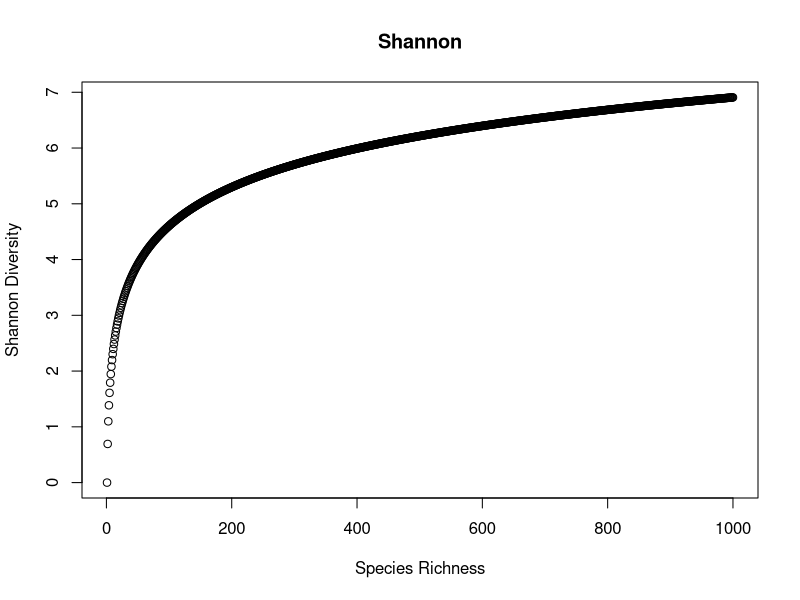
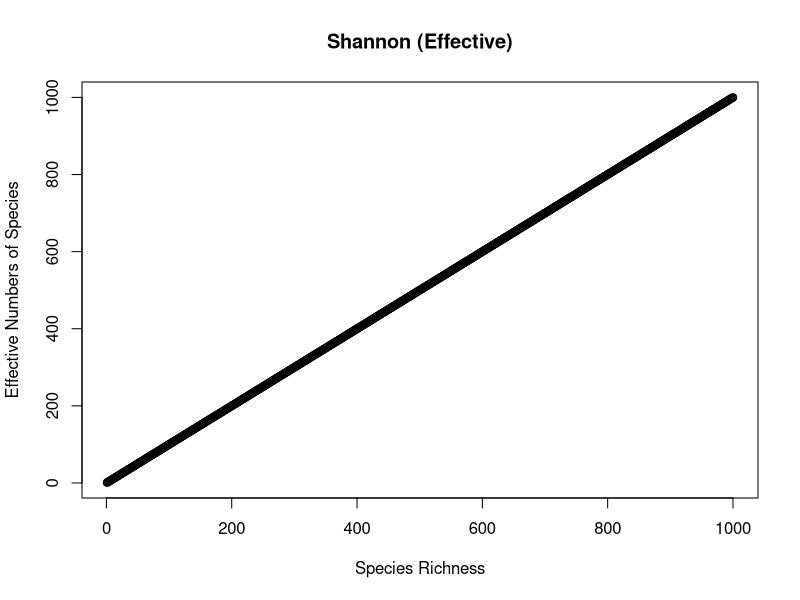
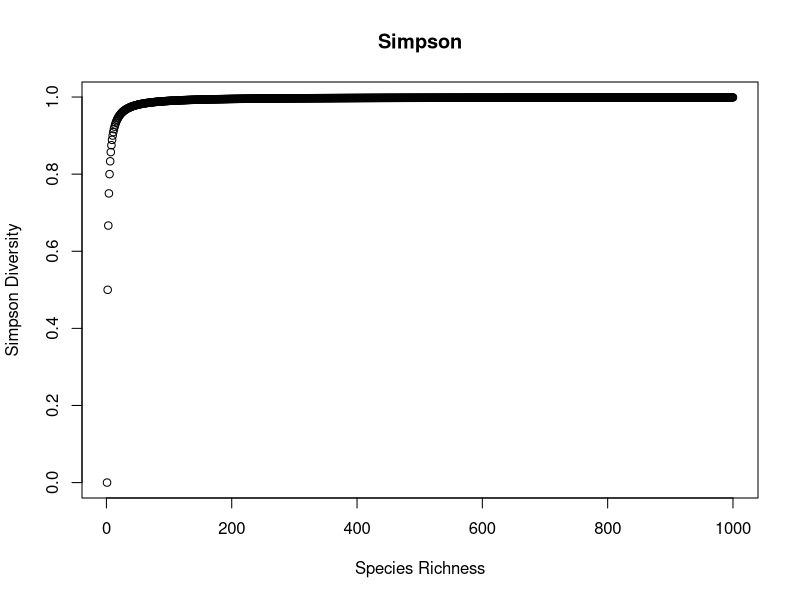
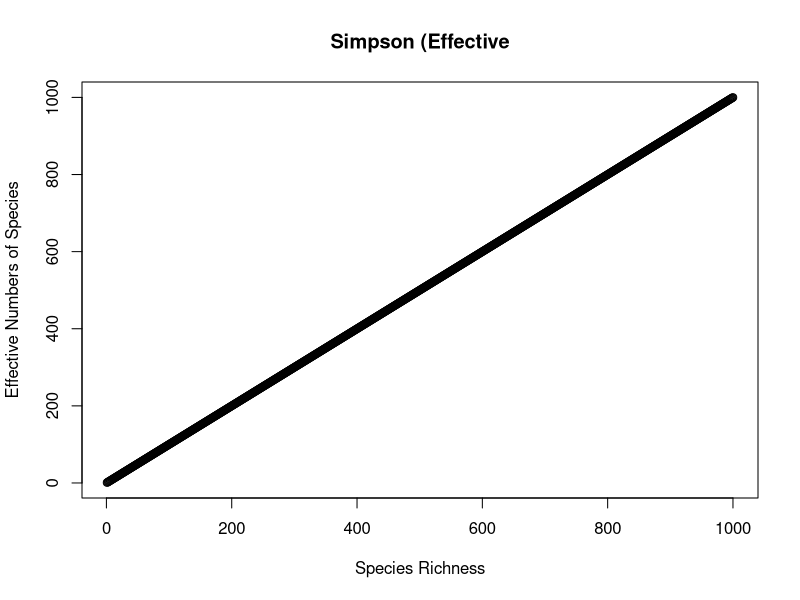
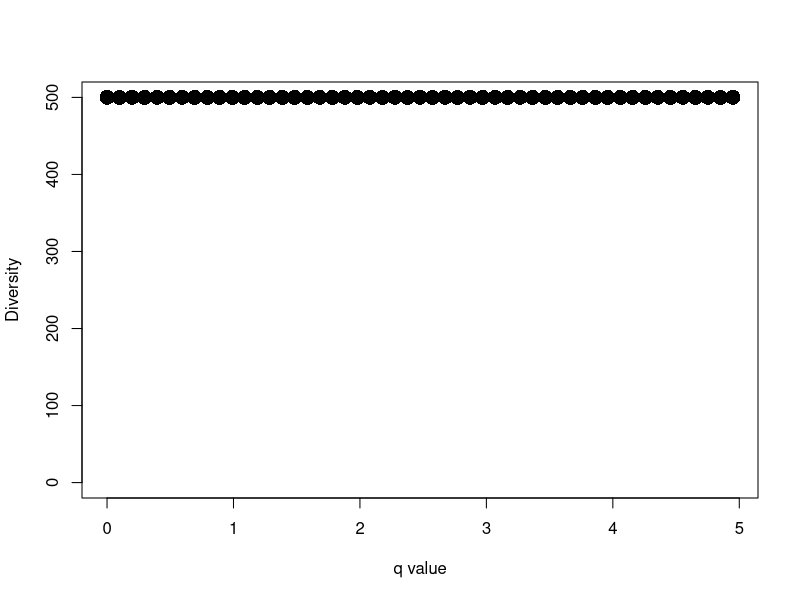
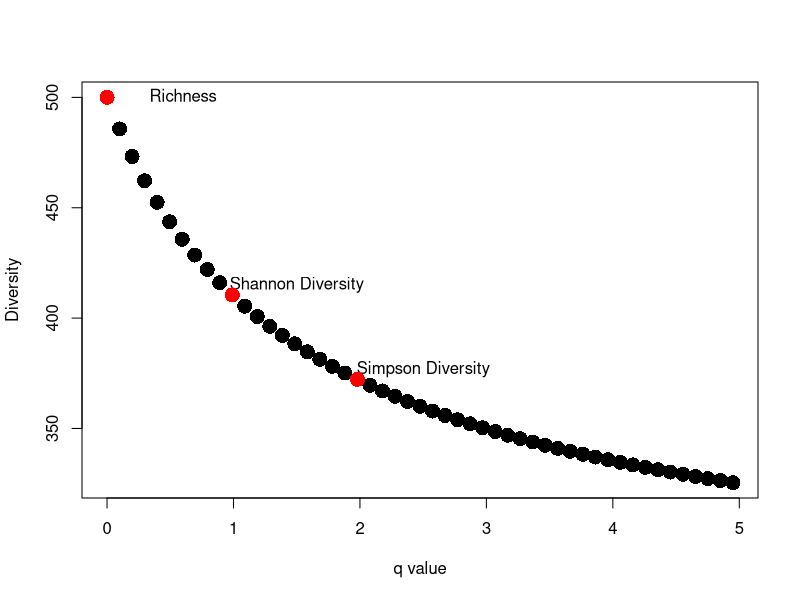
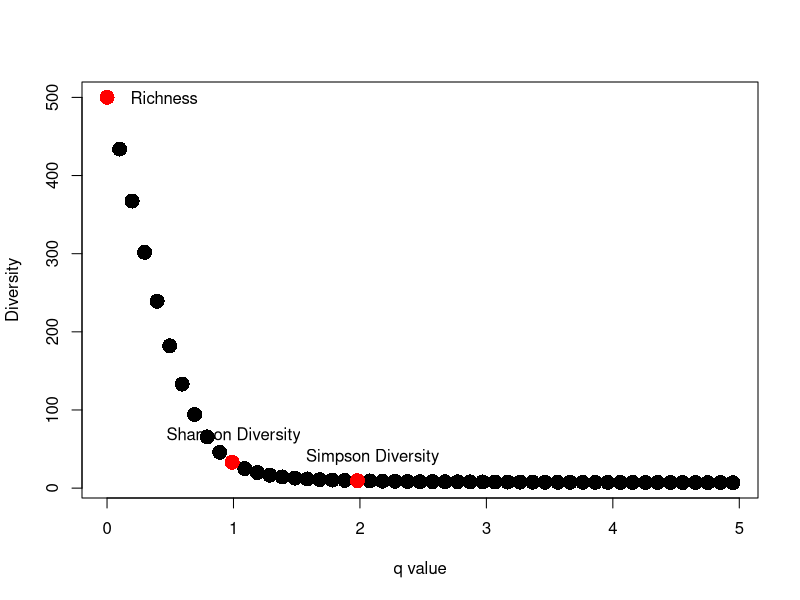

Write R code to recreate these figures, in order.
# shamelessly copied (and slightly adapted) from https://jonlefcheck.net/2012/10/23/diversity-as-effective-numbers/



# This code provides an excellent illustration of why we convert the Shannon index and Simpson index to Effective Number of Species (ENS)




# First, consider the simplest case: a community with S species, all with equal abundances A
# For community 1, S = 500 species, and A = 1 individual of each species
# For community 2, S = first 250 species from community 1, and A = 1 individuals of each species
community1=data.frame(t(rep(1,500))); colnames(community1)=paste("sp",1:500)
community2=data.frame(t(c(rep(1,250)))); colnames(community2)=paste("sp",1:250)

# Load vegan package, which contains many useful functions for calculating diversity
# install.packages("vegan")
library(vegan)

# First, let's calculate the species richness of each community using the `specnumber` function
S1=specnumber(community1); S1
S2=specnumber(community2); S2
# We know this is true because we created these two communities to have 500 and 250 species each
# Furthermore, we know that the diversity in community 2 is half that of community 1
S2==0.5*S1

# Now let's incorporate information on species abundances
# We'll begin with the commonly used Shannon index, which quantifies the uncertainty that any two species
# drawn from the community are different
# Shannon diversity ranges from 0 (total certainty) to log(S) (total uncertainty)

# Let's use function `diversity` to calculate Shannon diversity for both communities
H1=diversity(community1,index="shannon"); H1
H2=diversity(community2,index="shannon"); H2
# Community 1 has equal representation of all 500 species, so H1 should be equal to log(S)
H1==log(S1)
# Community 2 has equal represention of only 250 species, so we might expect H2 to equal half of H1
H2==0.5*H1
# Hmm...let's investigate this further

# Let's calculate Shannon diversity for all levels of species richness from S = 1 to 1000 (this will take a bit)
shannon=matrix(ncol=2,nrow=1000)
for(i in 1:1000) {
	community=data.frame(t(rep(1,i))); colnames(community)=paste("sp",1:i)
	shannon[i,1]=i
	shannon[i,2]=diversity(community,index="shannon") }
# And plot the results
plot(shannon[,1],shannon[,2],xlab="Species Richness",ylab="Shannon Diversity",main="Shannon")
# The relationship between richness and Shannon diversity is non-linear! Hence why H2 is not half of H1

# The concept of 'effective numbers' solves this issue by imposing a linear transformation on Shannon diversity
# Effective numbers are the number of equally abundant species necessary to produce the observed
# value of diversity
# Effective numbers range from 1 to S, where a value of S would indicate all species are present and
# in equal abundances

# The conversion of Shannon diversity to effective numbers is exp(H)
HE1=exp(diversity(community1,index="shannon")); HE1 # This is what we expect given what we know about Community 1
HE2=exp(diversity(community2,index="shannon")); HE2 # And this is also what we expect
# And now diversity of community 2 is exactly half of the diversity of community 1!
as.character(HE2)==as.character(0.5*HE1)
# This outcome of effective numbers is known as the 'doubling property'

# Calculate effective numbers of species (from Shannon diversity) for all levels of species richness from 1:1000
shannon_effective=matrix(ncol=2,nrow=1000)
for(i in 1:1000) {
	community=data.frame(t(rep(1,i))); colnames(community)=paste("sp",1:i)
	shannon_effective[i,1]=i
	shannon_effective[i,2]=exp(diversity(community,index="shannon")) }
plot(shannon_effective[,1],shannon_effective[,2],xlab="Species Richness",ylab="Effective Numbers of Species",main="Shannon (Effective)")
# This relationship is now linear!

# Let's use another common diversity index: Simpson diversity
# Simpson diversity is 1-probability that any two species drawn from the community are the same
# Simpson diversity ranges between 0 (100% probable) and 1 (0% probable)
# We will again use the `diversity` function from the vegan package
D1=diversity(community1,index="simpson"); D1
D2=diversity(community2,index="simpson"); D2
# YIKES! These values are nearly identical, yet we know community 2 is half as diverse as community 1!

# Again, let's calculate Simpson diversity for all levels of species richness from 1 to 1000
simpson=matrix(ncol=2,nrow=1000)
for(i in 1:1000) {
	community=data.frame(t(rep(100,i))); colnames(community)=paste("sp",1:i)
	simpson[i,1]=i
	simpson[i,2]=diversity(community,index="simpson") }
plot(simpson[,1],simpson[,2],xlab="Species Richness",ylab="Simpson Diversity",main="Simpson")
# Non-linear relationships saturates at very low levels of richness, leading to the misleading
# values from our two communities

# Once again, effective numbers to the resuce!
# The conversion of Simpson diversity to effective numbers is 1/1-D
DE1=1/(1-D1); DE1
DE2=1/(1-D2); DE2
# The metric produces the same values of diversity as Shannon diversity: this is because abundances are equal
DE2==0.5*DE1 # And, as we expected, diversity in community 2 is half of that in community 1

# Calculate effective numbers of species (from Simpson diversity) for all levels of species richness from 1:1000
simpson_effective=matrix(ncol=2,nrow=1000)
for(i in 1:1000) {
	community=data.frame(t(rep(100,i))); colnames(community)=paste("sp",1:i)
	simpson_effective[i,1]=i
	simpson_effective[i,2]=1/(1-diversity(community,index="simpson")) }
plot(simpson_effective[,1],simpson_effective[,2],xlab="Species Richness",ylab="Effective Numbers of Species",main="Simpson (Effective")
# Like the conversion of Shannon diversity, effective numbers from Simpson diversity yields a linear relationship
# with species richness

# Both Shannon and Simpson diversity are special cases entropy = the measure of disorder in a system
# (more disorder = more diversity)
# There is a general equation for entropy from which Shannon and Simpson diversity are derived
# This equation has a parameter `q` that defines its sensitivity to rare species
# Low values of q favor rare species, high values of q favor abundant species
# When q = 0, diversity = S (richness), because rare species are treated the same as abundant ones

# The following function `divprof` calculates the diversity from this equation along a continuum of q values,
# creating what is called a 'diversity profile'
# Diversity profiles allow you to gauge the relative contribution of rare species to diversity your system
divprof=function(community) {
	cbind(
		seq(0,5,by=0.099),
		unlist(lapply(seq(0,5,by=0.099),function(q) sum(apply(community,1,function(x) (x/sum(x))^q))^(1/(1-q))))) }

# Let's apply function `divprof` to our community of species with equal abundances
community1.divprof=divprof(community1)
plot(community1.divprof[,1],community1.divprof[,2],ylim=c(0,500),pch=16,cex=2,xlab="q value",ylab="Diversity")
# Not very interesting, since there are neither rare nor abundant species--every species is present in equal numbers,
# and therefore diversity is the same at all levels of q

# Let's create a new community of where abundances of S = 500 species are randomly sampled between 1 - 1000
set.seed(9)
community3=data.frame(t(sample(1:1000,500))); colnames(community3)=paste("sp",1:500)
# Apply function `divprof` to this community
community3.divprof=divprof(community3)
plot(community3.divprof[,1],community3.divprof[,2],pch=16,cex=2,xlab="q value",ylab="Diversity")
# Where q=0, diversity is species richness
text(0.6,501,labels=c("Richness"))
points(community3.divprof[1,1],community3.divprof[1,2],col="red",pch=16,cex=2)
# Where q=1, diversity is Shannon diversity
exp(diversity(community3,index="shannon"))
text(1.5,exp(diversity(community3,index="shannon"))+5,labels=c("Shannon Diversity"))
points(community3.divprof[11,1],community3.divprof[11,2],col="red",pch=16,cex=2)
# Where q=2, diversity is Simpson diversity
1/(1-diversity(community3,index="simpson"))
text(2.5,1/(1-diversity(community3,index="simpson"))+5,labels=c("Simpson Diversity"))
points(community3.divprof[21,1],community3.divprof[21,2],col="red",pch=16,cex=2)
# This plot shows that richness is high, but that as we increasingly favor abundant species (increase q, move to
# the right along the x-axis), diversity drops, indicating that community 3 is composed of some abundant and
# some rare species

# For kicks, let's create a community of 5 very abundant species, and 450 very rare species
set.seed(6)
community4=data.frame(t(c(sample(500:1000,5),sample(1:5,495,replace=T))))
colnames(community4)=paste("sp",1:500)
# Apply function `divprof` to community 4
community4.divprof=divprof(community4)
plot(community4.divprof[,1],community4.divprof[,2],pch=16,cex=2,xlab="q value",ylab="Diversity")
text(0.45,500,labels=c("Richness")) #Where q=0, diversity is species richness
points(community4.divprof[1,1],community4.divprof[1,2],col="red",pch=16,cex=2)
text(1,35+exp(diversity(community4,index="shannon")),labels=c("Shannon Diversity")) #Where q=1, diversity is Shannon diversity
points(community4.divprof[11,1],community4.divprof[11,2],col="red",pch=16,cex=2)
text(2.1,30+1/(1-diversity(community4,index="simpson")),labels=c("Simpson Diversity"))
points(community4.divprof[21,1],community4.divprof[21,2],col="red",pch=16,cex=2)
# Diversity drops off more steeply, since our community is dominated by a few very abundant species!

